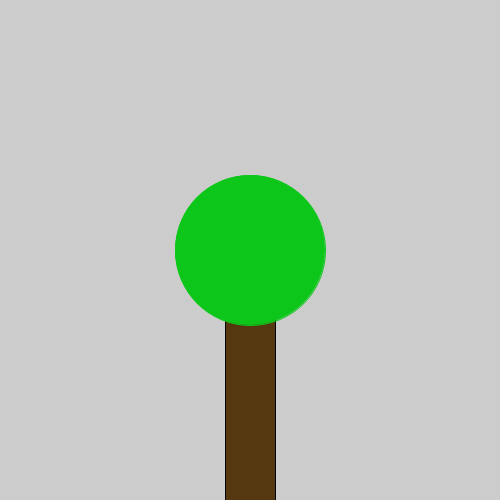
Frame 1 (no input)
Frame 60 (the mouse pressed at the canvas centre just before this capture): identical to frame 1, image omitted
Frame 120 (the mouse held since frame 60 and released just before this capture): identical to frame 1, image omitted

The Processing sketch that drew this single still picture (run headless with seeded random() and noise(); from frame 60 on, the mouse is pressed at the canvas centre):

// Processing sketch: opdracht_9_9
// ── opdracht_9_9.pde
void setup(){
  size(500,500);
  boom(250,250,150,500,50, 225);
}

void draw(){
  
}

void boom(int x, int y, int grootteCirkel, int hoogteBoom, int breedteBoom,
int middenBoom){
  fill(85,55,16);
  rect(middenBoom,y,breedteBoom,hoogteBoom);
  stroke(12,199,25);
  fill(12,199,25);
  ellipse(x,y,grootteCirkel,grootteCirkel);
  
}
